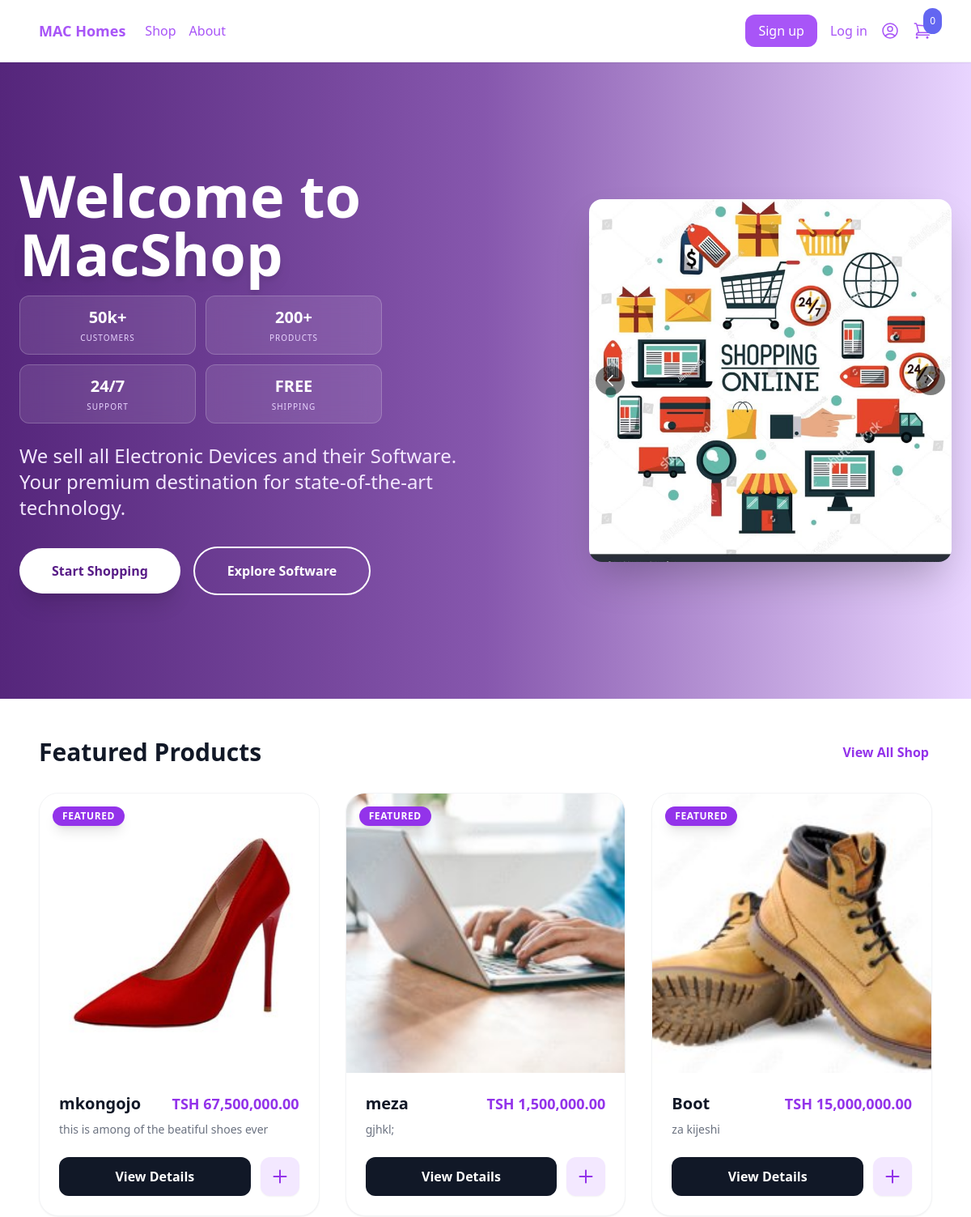
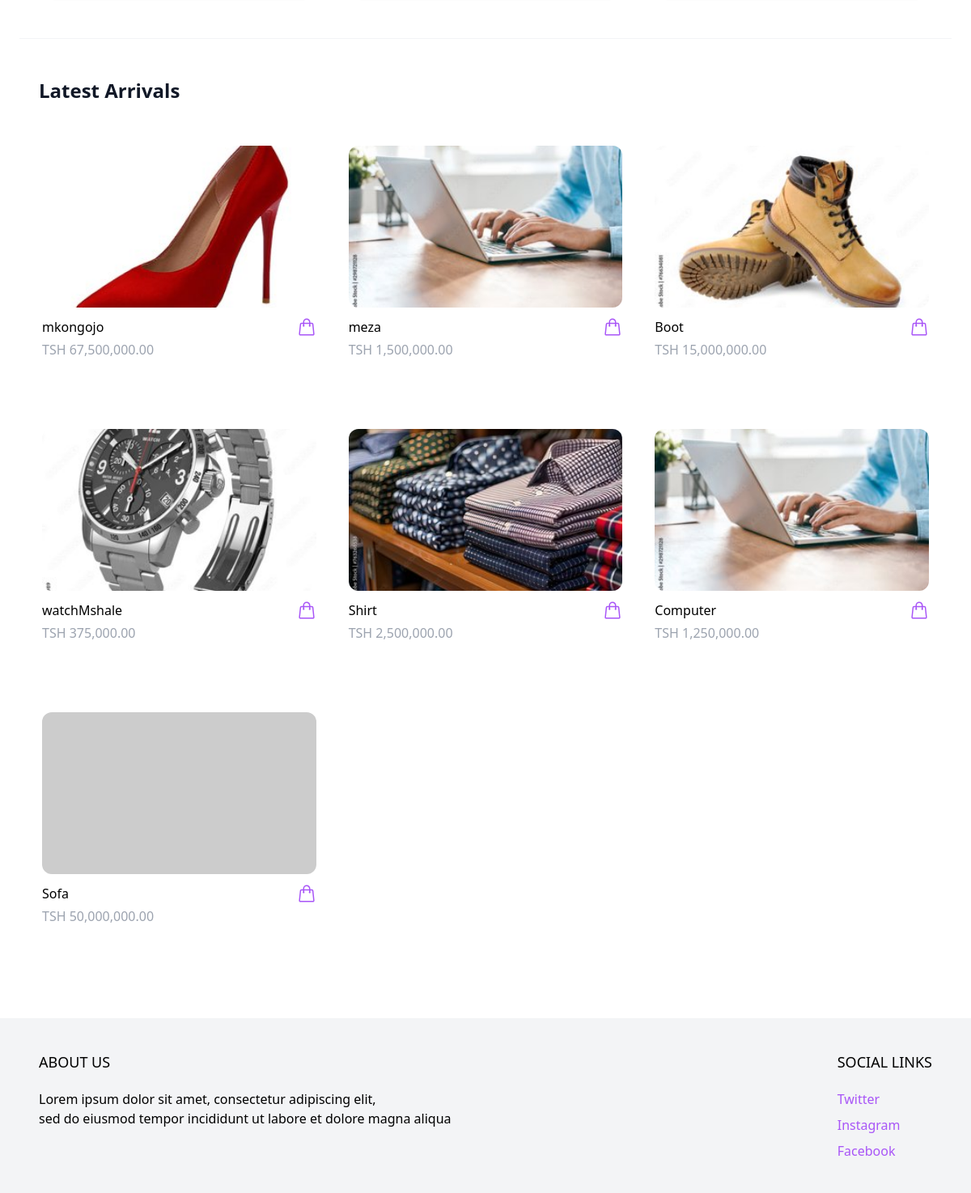
The page / on the database its author committed (2 pictures, top to bottom).
### products/models.py (models this page shows, shortened)
class Product(models.Model):
    category = models.ForeignKey(Category, related_name='product', on_delete=models.CASCADE)
    name = models.CharField(max_length=255)
    slug = models.SlugField()
    description = models.TextField(blank=True, null=True)
    price = models.IntegerField()
    is_featured = models.BooleanField(default=False)
    created_at = models.DateTimeField(auto_now_add=True)
    image = models.ImageField(upload_to='uploads/', blank=True, null=True)
    thumbnail = models.ImageField(upload_to='uploads/', blank=True, null=True)
    class Meta:
        ordering = ('-created_at',)
    def get_display_price(self):
        tsh_price = self.price * 2500  # Convert USD to TSH
        return "TSH {:,.2f}".format(tsh_price)
    def get_thumbnail(self):
        if self.thumbnail:
            return self.thumbnail.url
        else:
            if self.image:
                self.thumbnail = self.make_thumbnail(self.image)
                self.save()
                return self.thumbnail.url
            else:
                return 'https://dummyimage.com/240x240/808080/ffffff'

### core/decorators.py (the view)
    def wrapper(request, *args, **kwargs):
        if request.user.is_authenticated and (request.user.is_staff or request.user.is_superuser):
            return redirect('admin_dashboard')
        return view_func(request, *args, **kwargs)

### cart/cart.py (called while the page is built)
    def __len__(self):
        return sum(item['quantity'] for item in self.cart.values())

### cart/context_processors.py (called while the page is built)
def cart(request):
    return {'cart': Cart(request)}

### core/views.py (called while the page is built)
@redirect_admin_to_dashboard
def frontpage(request):
	products = Product.objects.all()[0:8]
	featured_products = Product.objects.filter(is_featured=True)[0:3]
	return render(request, 'core/frontpage.html', {
		'products': products,
		'featured_products': featured_products
	})

### core/templates/core/frontpage.html (shortened to what this page needs)
{% extends 'core/base.html' %}
{% block content %}
<header class="relative px-6 py-12 md:py-20 lg:py-32 bg-purple-200 overflow-hidden min-h-[600px] md:min-h-0 flex items-center">
    <div class="absolute inset-0 z-0 bg-gradient-to-b md:bg-gradient-to-r from-purple-950 via-purple-900/80 to-transparent opacity-90 md:opacity-85"></div>
    <div class="relative z-10 max-w-6xl mx-auto w-full flex flex-col md:flex-row items-center justify-between">
        <div class="w-full md:w-1/2 text-center md:text-left mb-8 md:mb-0">
            <h1 class="mb-4 text-4xl sm:text-5xl lg:text-7xl font-extrabold text-white leading-none sm:leading-tight">
                Welcome to <span class="inline-block text-white drop-shadow-lg">MacShop</span>
            </h1>
            <div class="mb-6 grid grid-cols-2 gap-3 max-w-md mx-auto md:mx-0">
                <div class="bg-white/10 backdrop-blur-md p-3 rounded-xl border border-white/20 text-center transform hover:scale-105 transition">
                    <div class="text-xl font-bold text-white mb-1">50k+</div>
                    <div class="text-[10px] uppercase tracking-widest text-purple-200">Customers</div>
                </div>
                <div class="bg-white/10 backdrop-blur-md p-3 rounded-xl border border-white/20 text-center transform hover:scale-105 transition">
                    <div class="text-xl font-bold text-white mb-1">200+</div>
                    <div class="text-[10px] uppercase tracking-widest text-purple-200">Products</div>
                </div>
                <div class="bg-white/10 backdrop-blur-md p-3 rounded-xl border border-white/20 text-center transform hover:scale-105 transition">
                    <div class="text-xl font-bold text-white mb-1">24/7</div>
                    <div class="text-[10px] uppercase tracking-widest text-purple-200">Support</div>
                </div>
                <div class="bg-white/10 backdrop-blur-md p-3 rounded-xl border border-white/20 text-center transform hover:scale-105 transition">
                    <div class="text-xl font-bold text-white mb-1">FREE</div>
                    <div class="text-[10px] uppercase tracking-widest text-purple-200">Shipping</div>
                </div>
            </div>
            <p class="mb-8 text-lg sm:text-xl lg:text-2xl text-purple-100 font-medium max-w-xl mx-auto md:mx-0">
                We sell all Electronic Devices and their Software. Your premium destination for state-of-the-art technology.
            </p>
            <div class="flex flex-col sm:flex-row items-center justify-center md:justify-start gap-4">
                <a href="{% url 'shop' %}" class="w-full sm:w-auto text-center px-10 py-4 rounded-full bg-white text-purple-900 font-bold hover:bg-purple-50 transition shadow-xl transform hover:-translate-y-1">
                    Start Shopping
                </a>
                <a href="#" class="w-full sm:w-auto text-center px-10 py-4 rounded-full bg-transparent border-2 border-white text-white font-bold hover:bg-white hover:text-purple-900 transition">
                    Explore Software
                </a>
            </div>
        </div>
        <div class="w-full md:w-1/2 flex justify-center md:justify-end">
            <div class="relative w-full max-w-md aspect-square rounded-2xl overflow-hidden shadow-2xl"
                 role="region"
                 aria-label="Product showcase carousel"
                 tabindex="0">
                <div class="relative w-full h-full">
                    <div id="carousel-image-1" class="absolute inset-0 transition-opacity duration-1000 ease-in-out">
                    </div>
                </div>
                <div class="absolute bottom-4 left-1/2 transform -translate-x-1/2 flex space-x-2 z-10">
                    <button onclick="showSlide(1)"
                            aria-label="Go to slide 1"
                            class="w-3 h-3 rounded-full bg-white/70 hover:bg-white transition-colors carousel-dot"
                            data-slide="1"></button>
                    <button onclick="showSlide(2)"
                            aria-label="Go to slide 2"
                            class="w-3 h-3 rounded-full bg-white/30 hover:bg-white transition-colors carousel-dot"
                            data-slide="2"></button>
                </div>
                <button onclick="previousSlide()"
                        aria-label="Previous slide"
                        class="absolute left-2 top-1/2 transform -translate-y-1/2 bg-black/50 text-white p-2 rounded-full hover:bg-black/70 transition-colors">
                    <svg xmlns="http://www.w3.org/2000/svg" fill="none" viewBox="0 0 24 24" stroke-width="2" stroke="currentColor" class="w-5 h-5">
                        <path stroke-linecap="round" stroke-linejoin="round" d="M15.75 19.5L8.25 12l7.5-7.5" />
                    </svg>
                </button>
                <button onclick="nextSlide()"
                        aria-label="Next slide"
                        class="absolute right-2 top-1/2 transform -translate-y-1/2 bg-black/50 text-white p-2 rounded-full hover:bg-black/70 transition-colors">
                    <svg xmlns="http://www.w3.org/2000/svg" fill="none" viewBox="0 0 24 24" stroke-width="2" stroke="currentColor" class="w-5 h-5">
                        <path stroke-linecap="round" stroke-linejoin="round" d="M8.25 4.5l7.5 7.5-7.5 7.5" />
                    </svg>
                </button>
            </div>
        </div>
    </div>
</header>
{% if featured_products %}
<div class="max-w-6xl mx-auto py-12 px-6 xl:px-8">
    <div class="flex items-center justify-between mb-8">
        <h2 class="text-3xl font-bold text-gray-900 font-display">Featured Products</h2>
        <a href="{% url 'shop' %}" class="text-purple-600 font-semibold hover:text-purple-800 flex items-center gap-1">
            View All Shop
        </a>
    </div>
    <div class="grid grid-cols-1 md:grid-cols-3 gap-8">
        {% for product in featured_products %}
        <div class="group bg-white rounded-3xl overflow-hidden shadow-sm hover:shadow-2xl transition-all duration-500 border border-gray-100 flex flex-col h-full">
            <div class="relative overflow-hidden aspect-square">
                <img src="{{ product.get_thumbnail }}"
                     class="w-full h-full object-cover transform group-hover:scale-110 transition duration-700"
                     alt="{{ product.name }}">
                <div class="absolute top-4 left-4 bg-purple-600 text-white text-xs font-bold px-3 py-1 rounded-full uppercase tracking-wider shadow-lg">
                    Featured
                </div>
            </div>
            <div class="p-6 flex flex-col flex-grow">
                <div class="flex justify-between items-start mb-2">
                    <h3 class="text-xl font-bold text-gray-900 group-hover:text-purple-600 transition">{{ product.name }}</h3>
                    <span class="text-purple-600 font-bold text-lg">{{ product.get_display_price }}</span>
                </div>
                <p class="text-gray-500 text-sm mb-6 line-clamp-2 flex-grow">
                    {{ product.description|default:"No description available." }}
                </p>
                <div class="flex items-center gap-3">
                    <a href="{% url 'product' product.slug %}" class="flex-grow text-center py-3 px-4 bg-gray-900 text-white font-bold rounded-xl hover:bg-gray-800 transition">
                        View Details
                    </a>
                    <button hx-get="{% url 'add_to_cart' product.id %}"
                            hx-target="#menu-cart-button"
                            hx-swap="outerHTML"
                            class="p-3 bg-purple-100 text-purple-600 rounded-xl hover:bg-purple-600 hover:text-white transition shadow-sm">
                        <svg xmlns="http://www.w3.org/2000/svg" fill="none" viewBox="0 0 24 24" stroke-width="2" stroke="currentColor" class="size-6">
                            <path stroke-linecap="round" stroke-linejoin="round" d="M12 4.5v15m7.5-7.5h-15" />
                        </svg>
                    </button>
                </div>
            </div>
        </div>
        {% endfor %}
    </div>
</div>
{% endif %}
<div class="max-w-6xl mx-auto py-12 px-6 xl:px-8 border-t border-gray-100">
    <h2 class="text-2xl font-bold text-gray-900 mb-8">Latest Arrivals</h2>
    <div class="products flex items-center flex-wrap -mx-4">
        {% for product in products %}
        {% include 'product/partials/product_list_item.html' %}
        {% endfor %}
    </div>
</div>
{% endblock %}

### core/templates/core/base.html (shortened to what this page needs)
<!doctype html>
<html>
<head>
  <script src="https://cdn.tailwindcss.com"></script>
</head>
<body>
<nav class="sticky top-0 z-50 bg-white/95 backdrop-blur-md border-b border-gray-100 shadow-sm">
<div class="max-w-6xl mx-auto items-center py-2 px-6 xl:px-0 md:flex justify-between">
  <div class="menu-left flex items-center space-x-6 ">
    <a href="{% url 'frontpage' %}" class="py-4 text-lg text-purple-500 font-semibold">MAC Homes</a>
    <ul class="flex items-center text-purple-500 space-x-4">
      <li><a href="{% url 'shop' %}" >Shop</a></li>
      <li><a href="#">About</a></li>
    </ul>
</div>
<div class="menu-right flex items-center space-x-4 text-purple-500">
  {% if request.user.is_authenticated %}
    <a href="{% url 'profile' %}" class="hover:text-purple-800">Profile</a>
    <a href="{% url 'logout' %}" class="hover:text-purple-800">Log out</a>
    {% if request.user.is_staff or request.user.is_superuser %}
      <a href="{% url 'admin_dashboard' %}" class="hover:text-purple-800">Dashboard</a>
    {% endif %}
    <a href="{% url 'profile' %}">
      <svg xmlns="http://www.w3.org/2000/svg" fill="none" viewBox="0 0 24 24" stroke-width="1.5" stroke="currentColor" class="size-6">
        <path stroke-linecap="round" stroke-linejoin="round" d="M17.982 18.725A7.488 7.488 0 0 0 12 15.75a7.488 7.488 0 0 0-5.982 2.975m11.963 0a9 9 0 1 0-11.963 0m11.963 0A8.966 8.966 0 0 1 12 21a8.966 8.966 0 0 1-5.982-2.275M15 9.75a3 3 0 1 1-6 0 3 3 0 0 1 6 0Z" />
      </svg>
    </a>
  {% else %}
    <a href="{% url 'signup' %}" class="py-2 px-4 bg-purple-500 text-white rounded-xl hover:bg-purple-600 transition">Sign up</a>
    <a href="{% url 'login' %}" class="hover:text-purple-800">Log in</a>
    <a href="{% url 'login' %}">
    </a>
  {% endif %}
  {% include 'cart/menu_cart.html' %}
</div>
  </nav>
  <main>
   {% block content %}
   {% endblock %}
  </main>
  <footer class="bg-gray-100">
    <div class="max-w-6xl mx-auto py-10 px-6 xl:px-0 md:flex justify-between">
      <div class="footer-left mb-12 md:mb-8">
        <h2 class="mb-5 uppercase text-lg">About Us</h2>
        <p class="mb-2 flex flex-wrap">
          Lorem ipsum dolor sit amet, consectetur adipiscing elit,<br> sed do eiusmod tempor incididunt ut labore et dolore magna aliqua
        </p>
      </div>
        <div class="footer-right">
          <h2 class="mb-5 uppercase text-lg">Social Links</h2>
          <ul class="space-y-2">
            <li><a href="#" class="text-purple-500 hover:text-purple-800" aria-label="Twitter">Twitter</a></li>
            <li><a href="#" class="text-purple-500 hover:text-purple-800" aria-label="Instagram">Instagram</a></li>
            <li><a href="#" class="text-purple-500 hover:text-purple">Facebook</a>
            </li>
          </div>
        </div>
      </footer>
</body>

### cart/templates/cart/menu_cart.html (shortened to what this page needs)
  <a href="{% url 'cart' %}" id="menu-cart-button" class="relative">
<span class="p-2 absolute -top-4 -right-3 bg-indigo-500 text-white text-xs rounded-full">{{ cart|length }}</span>
  </a>

### products/templates/product/partials/product_list_item.html (shortened to what this page needs)
<div class="product-card w-full md:w-1/3 xl:w-1/4 p-5 h-72">
    <a
    href="{% url 'product' product.slug %}">
        <img src="{{ product.get_thumbnail }}" class="rounded-xl hover:shadow-lg object-cover h-48 w-full">
    </a>
    <div class="pt-3 flex items-center justify-between">
        <a href="{% url 'product' product.slug %}">{{ product.name }}</a>
        <a
         hx-get="{% url 'add_to_cart' product.id %}"
    hx-target="#menu-cart-button"
    hx-swap="outerHTML"
         class="text-purple-500 hover:text-purple-800">
        </a>
    </div>
    <p class="pt-1 text-gray-400">{{ product.get_display_price }}</p>
</div>

### products/templates/product/partials/product_list_item.html (style rules this page uses)
.product-card { height: 350px; }
.product-card img { height: 200px; width: 100%; object-fit: cover; }

### rows shown on the page
Product: get_thumbnail (picture), name "mkongojo", get_display_price "TSH 67,500,000.00", description "this is among of the beatiful shoes ever"
Product: get_thumbnail (picture), name "meza", get_display_price "TSH 1,500,000.00", description "gjhkl;"
Product: get_thumbnail (picture), name "Boot", get_display_price "TSH 15,000,000.00", description "za kijeshi"
Product: get_thumbnail (picture), name "watchMshale", get_display_price "TSH 375,000.00"
Product: get_thumbnail (picture), name "Shirt", get_display_price "TSH 2,500,000.00"
Product: get_thumbnail (picture), name "Computer", get_display_price "TSH 1,250,000.00"
Product: name "Sofa", get_display_price "TSH 50,000,000.00"

### other values the page prints
{{ cart|length }} "0"
